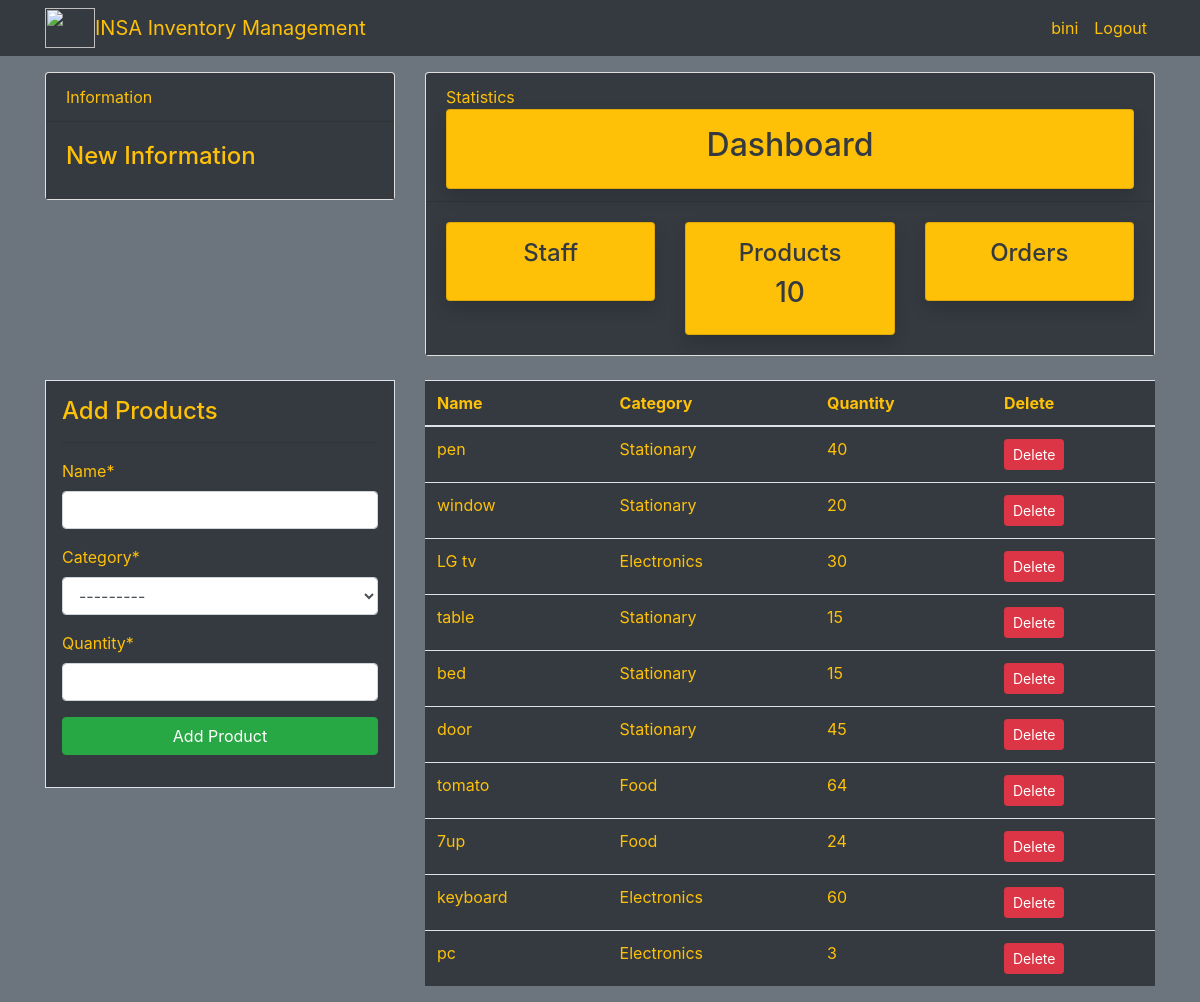
/products/ (signed in), run on the app's committed database.
### dashboard/models.py (models this page shows, shortened)
class Product(models.Model):
    name = models.CharField(max_length=100,null=True)
    category = models.CharField(max_length=20,choices=CATEGORY ,null=True)
    quantity = models.PositiveIntegerField(null=True)
    class Meta:
        verbose_name_plural = 'Product'

### dashboard/views.py (the view)
# urls.py: path('products/',views.products, name='dashboard-products'),
@login_required
def products(request):
    items = Product.objects.all()
    products_count = items.count()
    if request.method == 'POST':
        form = ProductForm(request.POST)
        if form.is_valid():
            form.save()
            product_name = form.cleaned_data.get('name')
            messages.warning(request,f'{product_name} has been added ')
            return redirect('dashboard-products')
    else:
        form =ProductForm()
    context = {
        'items':items,
        'form':form,
        'products_count':products_count,
    }
    return render(request,'dashboard/products.html',context)

### dashboard/forms.py
class ProductForm(forms.ModelForm):
    class Meta:
        model = Product
        fields =['name','category','quantity']

### templates/dashboard/products.html (shortened to what this page needs)
<div class="bg-secondary " >
{% extends 'partials/base.html' %}
{% load crispy_forms_tags %}
{% block content %}
{% include 'partials/topnav.html' %}
    <div class="container">
        <div class="row mt-4">
            <div class="col-md-4">
                <div class="border bg-dark text-warning p-3">
                    <h4>Add Products</h4>
                    <hr>
                    <form method="POST">
                        {{form|crispy}}
                        <input class="btn btn-success btn-block" type="submit" value="Add Product">
                    </form>
                </div>
            </div>
            <div class="col-md-8">
                <table class="table bg-dark text-warning">
                    <thead class="bg-dark">
                        <tr class="text-warning">
                            <th scope="col">Name</th>
                            <th scope="col">Category</th>
                            <th scope="col">Quantity</th>
                            <th scope="col">Delete</th>
                        </tr>
                    </thead>
                    <tbody>
                        {% for item in items %}
                        <tr>
                            <td><a class="text-warning" href="{% url 'dashboard-product-update' item.id %}">{{item.name}}</a></td>
                            <td>{{item.category}}</td>
                            <td>{{item.quantity}}</td>
                            <td>
                                <a class="btn btn-danger btn-sm" href="{% url 'dashboard-product-delete' item.id %}">Delete</a>
                            </td>
                        </tr>
                        {% endfor %}
                    </tbody>
                </table>
            </div>
        </div>
    </div>
{% endblock %}

### templates/partials/nav.html (shortened to what this page needs)
<nav class="navbar navbar-expand-lg navbar-dark bg-dark fixed-top">
    <div class="container">
      <img   src="/media/insa.jpg" style="width:50px;height:40px; " alt="">
    <a class="navbar-brand text-warning" href="{% url 'dashboard-index' %}">
      INSA Inventory Management </a>
    <div class="collapse navbar-collapse" id="navbarSupportedContent">
      <ul class="navbar-nav ml-auto">
      {% if user.is_authenticated %}
        <li class="nav-item active">
          <a class="nav-link  text-warning" href="{% url 'user-profile' %}">{{user.username}} <span class="sr-only">(current)</span></a>
        </li>
        <li class="nav-item">
          <a class="nav-link  text-warning" href="{% url 'user-logout' %}">Logout</a>
        </li>
       {% endif %}
      </ul>
    </div>
</div>
  </nav>
  <br><br>

### data on the page
Product: name "pen", category "Stationary", quantity "40"
Product: name "window", category "Stationary", quantity "20"
Product: name "LG tv", category "Electronics", quantity "30"
Product: name "table", category "Stationary", quantity "15"
Product: name "bed", category "Stationary", quantity "15"
Product: name "door", category "Stationary", quantity "45"
Product: name "tomato", category "Food", quantity "64"
Product: name "7up", category "Food", quantity "24"
Product: name "keyboard", category "Electronics", quantity "60"
Product: name "pc", category "Electronics", quantity "3"

### other printed values
{{ user.username }} "bini"
{{ products_count }} "10"
